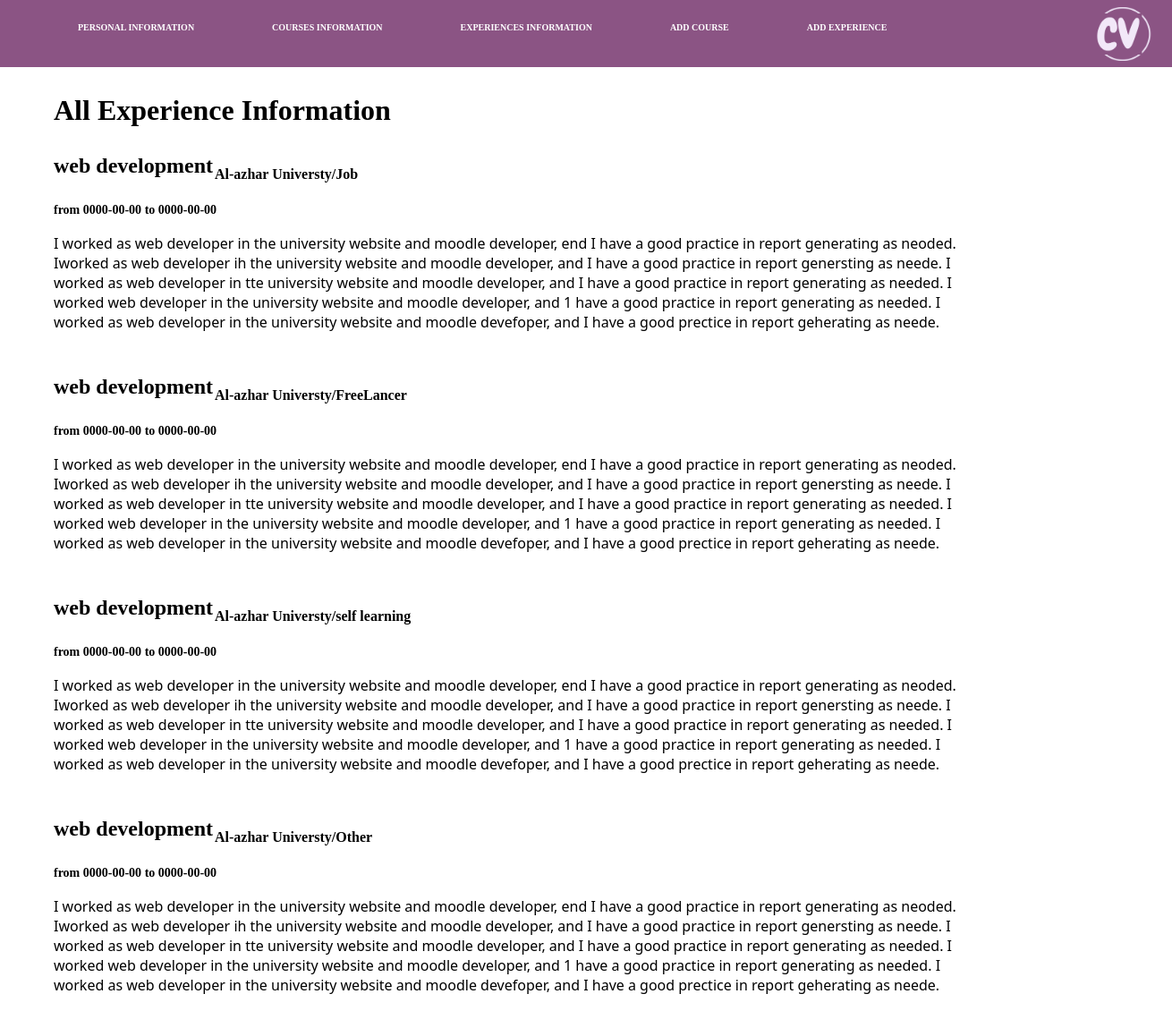
Screenshot of /viewexperience.php with the database file from the repository.
### tables this page shows
CREATE TABLE `experiences` (
  `id` int(4) NOT NULL,
  `job_title` varchar(255) NOT NULL,
  `training_place` varchar(255) NOT NULL,
  `experience_category` varchar(255) NOT NULL,
  `start_month` date NOT NULL,
  `end_month` date NOT NULL,
  `description` text NOT NULL
);

### viewexperience.php (the view, shortened to what this page needs)
<?php
$servername = "localhost";
$username = "root";
$password = "";
$dbname = "cvwebsite";
$conn = new mysqli($servername, $username, $password, $dbname);
$sql = "SELECT * FROM experiences";
$result = $conn->query($sql);
?>
<!DOCTYPE html>
<html lang="en">
<head>
    <link rel="stylesheet" href="css/MyStyle.css">
</head>
<body>
    <nav>
        <ul>
            <li> <a href="home.php" > Personal Information</a></li>
            <li> <a href="viewcourses.php">Courses Information</a></li>
            <li> <a href="viewexperience.php">Experiences Information</a></li>
            <li> <a href="addcourse.php">Add Course</a></li>
            <li> <a href="addexperience.php">Add Experience</a></li>
        </ul>
        <img src="img/uni.png" class="uni">
    </nav>
    <div class="head1">
        <h1>All Experience Information</h1>
    </div>
    <?php if ($result->num_rows > 0) {
  while($row = $result->fetch_assoc()) {
      ?>
        <div style="margin-left:60px; margin-top:30px; font-family:Chaga;">
            <h2> <?= $row['job_title'] ?> </h2>
            <div>
                <h4 style="margin-left:180px; margin-top:-13px"> <?= $row['training_place']?>/<?= $row['experience_category']?> </h4><br>
                <h4 style="margin-top:5px; font-size:14px;"> from <?= $row['start_month']?> to <?= $row['end_month']?> </h4><br>
            </div>
            <p style="font-family:'Segoe UI', Tahoma, Geneva;  width: 1050px"> <?= $row['description']?> </p><br>
        </div>
    <?php } } ?>
</body>
</html>

### css/MyStyle.css (style rules this page uses)
* { box-sizing: border-box; margin: 0; padding: 0; }
nav { background-color: #8b5484; height: 75px; }
nav ul { display: flex; float: left; }
nav ul li { list-style: none; margin-left: 77px; margin-top: 20px; }
nav ul li a { color: #ffffff; text-decoration: none; text-transform: uppercase; margin-left: 10px; font-family: "Comic Sans MS", "Comic Sans", cursive; font-size: 10px; font-weight: bold; }
.uni { width: 100px; height: 60px; margin-left: 1200px; margin-top: -30px; }
.head1 { margin-top: 30px; margin-left: 60px; font-family: "changa"; font-weight: bold; }

### rows the page displays
experiences: job_title "web development", training_place "Al-azhar Universty", experience_category "Job", start_month "0000-00-00", end_month "0000-00-00", description "I worked as web developer in the university website and moodle developer, end I have a good practice in report generating as neoded. Iworked as web developer ih the university website and moodle developer, and I have a good practice in report genersting as neede. I worked as web developer in tte university website and moodle developer, and I have a good practice in report generating as needed. I worked web developer in the university website and moodle developer, and 1 have a good practice in report generating as needed. I worked as web developer in the university website and moodle devefoper, and I have a good prectice in report geherating as neede."
experiences: job_title "web development", training_place "Al-azhar Universty", experience_category "FreeLancer", start_month "0000-00-00", end_month "0000-00-00", description "I worked as web developer in the university website and moodle developer, end I have a good practice in report generating as neoded. Iworked as web developer ih the university website and moodle developer, and I have a good practice in report genersting as neede. I worked as web developer in tte university website and moodle developer, and I have a good practice in report generating as needed. I worked web developer in the university website and moodle developer, and 1 have a good practice in report generating as needed. I worked as web developer in the university website and moodle devefoper, and I have a good prectice in report geherating as neede."
experiences: job_title "web development", training_place "Al-azhar Universty", experience_category "self learning", start_month "0000-00-00", end_month "0000-00-00", description "I worked as web developer in the university website and moodle developer, end I have a good practice in report generating as neoded. Iworked as web developer ih the university website and moodle developer, and I have a good practice in report genersting as neede. I worked as web developer in tte university website and moodle developer, and I have a good practice in report generating as needed. I worked web developer in the university website and moodle developer, and 1 have a good practice in report generating as needed. I worked as web developer in the university website and moodle devefoper, and I have a good prectice in report geherating as neede."
experiences: job_title "web development", training_place "Al-azhar Universty", experience_category "Other", start_month "0000-00-00", end_month "0000-00-00", description "I worked as web developer in the university website and moodle developer, end I have a good practice in report generating as neoded. Iworked as web developer ih the university website and moodle developer, and I have a good practice in report genersting as neede. I worked as web developer in tte university website and moodle developer, and I have a good practice in report generating as needed. I worked web developer in the university website and moodle developer, and 1 have a good practice in report generating as needed. I worked as web developer in the university website and moodle devefoper, and I have a good prectice in report geherating as neede."
